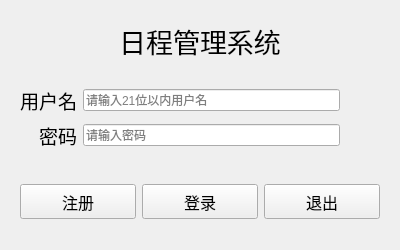
<?xml version="1.0" encoding="UTF-8"?>
<ui version="4.0">
 <class>PageLogin</class>
 <widget class="QWidget" name="PageLogin">
  <property name="geometry">
   <rect>
    <x>0</x>
    <y>0</y>
    <width>400</width>
    <height>250</height>
   </rect>
  </property>
  <property name="maximumSize">
   <size>
    <width>400</width>
    <height>250</height>
   </size>
  </property>
  <property name="windowTitle">
   <string>登录</string>
  </property>
  <property name="windowIcon">
   <iconset resource="icon_regis.qrc">
    <normaloff>:/icon.jpg</normaloff>:/icon.jpg</iconset>
  </property>
  <property name="toolTip">
   <string>这是登录窗口</string>
  </property>
  <layout class="QGridLayout" name="gridLayout_3">
   <item row="0" column="0">
    <widget class="QLabel" name="label">
     <property name="minimumSize">
      <size>
       <width>0</width>
       <height>60</height>
      </size>
     </property>
     <property name="maximumSize">
      <size>
       <width>16777215</width>
       <height>60</height>
      </size>
     </property>
     <property name="font">
      <font>
       <family>AniMe Matrix - MB_EN</family>
       <pointsize>20</pointsize>
      </font>
     </property>
     <property name="text">
      <string>日程管理系统</string>
     </property>
     <property name="alignment">
      <set>Qt::AlignCenter</set>
     </property>
    </widget>
   </item>
   <item row="1" column="0">
    <widget class="QWidget" name="widget_2" native="true">
     <layout class="QGridLayout" name="gridLayout_2">
      <item row="0" column="0">
       <widget class="QLabel" name="label_username">
        <property name="font">
         <font>
          <family>AniMe Matrix - MB_EN</family>
          <pointsize>14</pointsize>
         </font>
        </property>
        <property name="text">
         <string>用户名</string>
        </property>
       </widget>
      </item>
      <item row="0" column="1">
       <widget class="QLineEdit" name="line_username">
        <property name="maxLength">
         <number>21</number>
        </property>
        <property name="placeholderText">
         <string>请输入21位以内用户名</string>
        </property>
       </widget>
      </item>
      <item row="1" column="0">
       <widget class="QLabel" name="label_3">
        <property name="font">
         <font>
          <family>AniMe Matrix - MB_EN</family>
          <pointsize>14</pointsize>
         </font>
        </property>
        <property name="text">
         <string>密码</string>
        </property>
        <property name="alignment">
         <set>Qt::AlignRight|Qt::AlignTrailing|Qt::AlignVCenter</set>
        </property>
       </widget>
      </item>
      <item row="1" column="1">
       <widget class="QLineEdit" name="line_password">
        <property name="maxLength">
         <number>8</number>
        </property>
        <property name="echoMode">
         <enum>QLineEdit::Password</enum>
        </property>
        <property name="placeholderText">
         <string>请输入密码</string>
        </property>
       </widget>
      </item>
      <item row="0" column="2">
       <spacer name="horizontalSpacer">
        <property name="orientation">
         <enum>Qt::Horizontal</enum>
        </property>
        <property name="sizeType">
         <enum>QSizePolicy::Minimum</enum>
        </property>
        <property name="sizeHint" stdset="0">
         <size>
          <width>40</width>
          <height>20</height>
         </size>
        </property>
       </spacer>
      </item>
     </layout>
    </widget>
   </item>
   <item row="2" column="0">
    <widget class="QWidget" name="widget" native="true">
     <layout class="QGridLayout" name="gridLayout">
      <item row="0" column="4">
       <widget class="QPushButton" name="pushButton_2">
        <property name="minimumSize">
         <size>
          <width>0</width>
          <height>35</height>
         </size>
        </property>
        <property name="font">
         <font>
          <family>AniMe Matrix - MB_EN</family>
          <pointsize>12</pointsize>
         </font>
        </property>
        <property name="text">
         <string>退出</string>
        </property>
       </widget>
      </item>
      <item row="0" column="2">
       <widget class="QPushButton" name="btn_create">
        <property name="minimumSize">
         <size>
          <width>0</width>
          <height>35</height>
         </size>
        </property>
        <property name="font">
         <font>
          <family>AniMe Matrix - MB_EN</family>
          <pointsize>12</pointsize>
         </font>
        </property>
        <property name="text">
         <string>注册</string>
        </property>
       </widget>
      </item>
      <item row="0" column="3">
       <widget class="QPushButton" name="btn_login">
        <property name="minimumSize">
         <size>
          <width>0</width>
          <height>35</height>
         </size>
        </property>
        <property name="font">
         <font>
          <family>AniMe Matrix - MB_EN</family>
          <pointsize>12</pointsize>
         </font>
        </property>
        <property name="text">
         <string>登录</string>
        </property>
       </widget>
      </item>
     </layout>
    </widget>
   </item>
  </layout>
 </widget>
 <resources>
  <include location="icon_regis.qrc"/>
 </resources>
 <connections/>
</ui>
